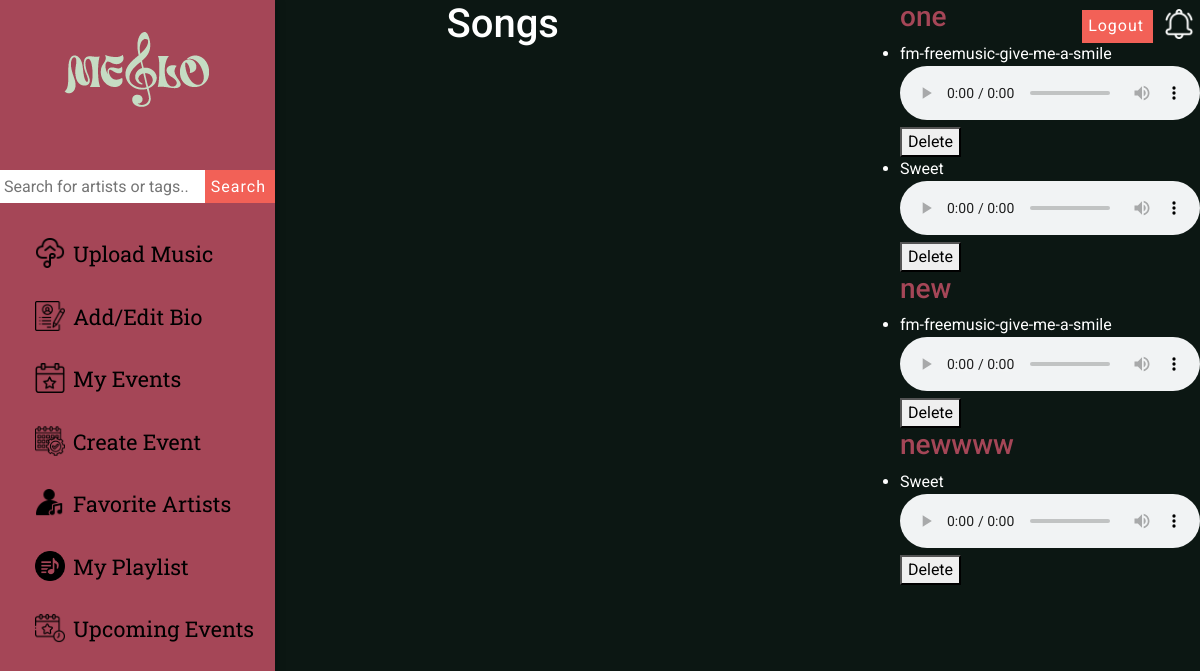
Screenshot of /songs (signed in) with the database file from the repository.
### models.py (models this page shows, shortened)
class Album(db.Model):
    album_id = db.Column(db.Integer, primary_key=True)
    album_title = db.Column(db.String(80), nullable=False)
    album_release_date = db.Column(db.DateTime, nullable=False)
    artist_id = db.Column(db.Integer, db.ForeignKey('artist.user_id'), nullable=False)
    songs = db.relationship('Song', backref='album', lazy=True)
    cover_art = db.Column(db.String(255), nullable=True)
    cover_name = db.Column(db.String(255), nullable=True)

class Song(db.Model):
    song_id = db.Column(db.Integer, primary_key=True)
    song_title = db.Column(db.String(80), nullable=False)
    length = db.Column(db.Integer, nullable=False)
    album_id = db.Column(db.Integer, db.ForeignKey('album.album_id'))
    listener_songs = db.relationship('ListenerSong', backref='song', lazy=True)
    playlist_songs = db.relationship('PlaylistSong', backref='song', lazy=True)
    file_path = db.Column(db.String(255), nullable=False)

### app.py (the view)
@app.route('/songs')
def songs():
    all_albums = Album.query.all()
    notifications = get_notifications()
    return render_template('songs.html', albums=all_albums, notifications=notifications)

### app.py (called while the page is built)
@login_manager.user_loader
def load_user(user_id):
    return User.query.get(int(user_id))

def get_notifications():
    return Notification.query.filter_by(user_id=current_user.id).order_by(Notification.timestamp.desc()).all()

### templates/songs.html (shortened to what this page needs)
{% extends 'base.html' %}
{% block extra_links %}
<link rel="stylesheet" href="../static/songs.css"/>
{% endblock %}
{% block content %}
    <h1>Songs</h1>
        <ul>
            {% for album in albums %}
                <h3>{{ album.album_title }}</h3>
                {% for song in album.songs %}
                    <li>
                        {{ song.song_title }}
                        <audio controls class="song-player">
                            <source src="{{ url_for('static', filename='audio/' + album.artist_id|string + '/' + album.album_title.replace(' ', '_').lower() + '/' + song.song_title + '.mp3') }}" type="audio/mpeg">
                        </audio>
                        {% if current_user.user_type== 'artist' %}
                <form action="{{ url_for('delete_song', song_id=song.song_id) }}" method="post" onsubmit="return confirmDelete('{{ song.song_title }}');">
                    <button type="submit">Delete</button>
                </form>
            {% endif %}
                    </li>
                {% endfor %}
            {% endfor %}
        </ul>
{% endblock %}

### static/top-nav.css (style rules this page uses)
h3 { size: 100px; color:#A54657 }

### static/songs.css (style rules this page uses)
body { margin-left: 25px; display: grid; grid-template-columns: repeat(5,1fr); grid-auto-rows: auto; font-family: 'Roboto', sans-serif; background-color: #0C1713; color: #FFF; }
h1 { grid-column: 3/5 }

### rows the page displays
Album: album_title "one"
Song: song_title "fm-freemusic-give-me-a-smile"
Song: song_title "Sweet"
Album: album_title "new"
Song: song_title "fm-freemusic-give-me-a-smile"
Album: album_title "newwww"
Song: song_title "Sweet"
